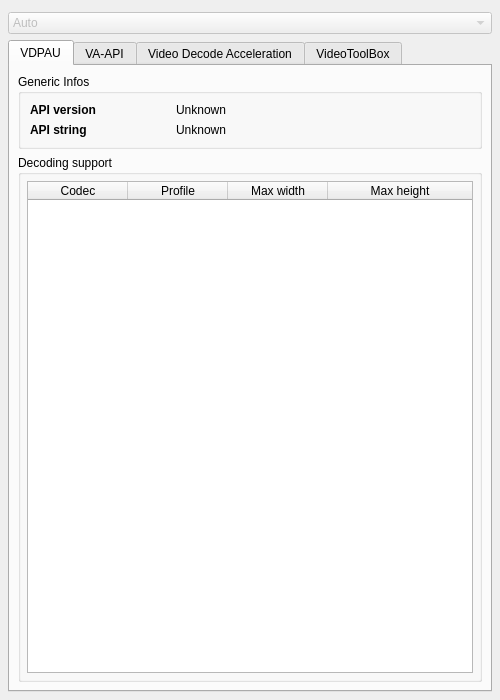
<?xml version="1.0" encoding="UTF-8"?>
<ui version="4.0">
 <class>VideoBackendsUI</class>
 <widget class="QWidget" name="VideoBackendsUI">
  <property name="geometry">
   <rect>
    <x>0</x>
    <y>0</y>
    <width>500</width>
    <height>700</height>
   </rect>
  </property>
  <property name="windowTitle">
   <string>HW API capability checker</string>
  </property>
  <property name="windowIcon">
   <iconset resource="../resources/resources.qrc">
    <normaloff>:/icons/icons/sysprof-icon.svg</normaloff>:/icons/icons/sysprof-icon.svg</iconset>
  </property>
  <layout class="QGridLayout" name="gridLayout">
   <property name="leftMargin">
    <number>8</number>
   </property>
   <property name="topMargin">
    <number>12</number>
   </property>
   <property name="rightMargin">
    <number>8</number>
   </property>
   <property name="bottomMargin">
    <number>8</number>
   </property>
   <item row="0" column="0">
    <widget class="QComboBox" name="comboBox_device_selection">
     <property name="enabled">
      <bool>false</bool>
     </property>
     <item>
      <property name="text">
       <string>Auto</string>
      </property>
     </item>
     <item>
      <property name="text">
       <string>Video Card #0</string>
      </property>
     </item>
     <item>
      <property name="text">
       <string>Processor #0</string>
      </property>
     </item>
    </widget>
   </item>
   <item row="1" column="0">
    <widget class="QTabWidget" name="tabWidget">
     <property name="currentIndex">
      <number>0</number>
     </property>
     <widget class="QWidget" name="tab_vdpau">
      <attribute name="title">
       <string>VDPAU</string>
      </attribute>
      <layout class="QGridLayout" name="gridLayout_3">
       <property name="leftMargin">
        <number>8</number>
       </property>
       <property name="topMargin">
        <number>8</number>
       </property>
       <property name="rightMargin">
        <number>8</number>
       </property>
       <property name="bottomMargin">
        <number>8</number>
       </property>
       <item row="1" column="0">
        <widget class="QGroupBox" name="groupBox_2">
         <property name="title">
          <string>Decoding support</string>
         </property>
         <layout class="QGridLayout" name="gridLayout_4">
          <property name="leftMargin">
           <number>6</number>
          </property>
          <property name="topMargin">
           <number>6</number>
          </property>
          <property name="rightMargin">
           <number>6</number>
          </property>
          <property name="bottomMargin">
           <number>6</number>
          </property>
          <item row="0" column="0">
           <widget class="QTableWidget" name="tableWidget_vdpau_decoding">
            <property name="minimumSize">
             <size>
              <width>0</width>
              <height>256</height>
             </size>
            </property>
            <attribute name="horizontalHeaderStretchLastSection">
             <bool>true</bool>
            </attribute>
            <attribute name="verticalHeaderVisible">
             <bool>false</bool>
            </attribute>
            <column>
             <property name="text">
              <string>Codec</string>
             </property>
            </column>
            <column>
             <property name="text">
              <string>Profile</string>
             </property>
            </column>
            <column>
             <property name="text">
              <string>Max width</string>
             </property>
            </column>
            <column>
             <property name="text">
              <string>Max height</string>
             </property>
            </column>
           </widget>
          </item>
         </layout>
        </widget>
       </item>
       <item row="0" column="0">
        <widget class="QGroupBox" name="groupBox">
         <property name="title">
          <string>Generic Infos</string>
         </property>
         <layout class="QGridLayout" name="gridLayout_2">
          <item row="0" column="1">
           <widget class="QLabel" name="label_vdpau_version">
            <property name="text">
             <string>Unknown</string>
            </property>
            <property name="textInteractionFlags">
             <set>Qt::LinksAccessibleByMouse|Qt::TextSelectableByMouse</set>
            </property>
           </widget>
          </item>
          <item row="1" column="0">
           <widget class="QLabel" name="label_as">
            <property name="font">
             <font>
              <weight>75</weight>
              <bold>true</bold>
             </font>
            </property>
            <property name="text">
             <string>API string</string>
            </property>
           </widget>
          </item>
          <item row="0" column="0">
           <widget class="QLabel" name="label_av">
            <property name="maximumSize">
             <size>
              <width>140</width>
              <height>16777215</height>
             </size>
            </property>
            <property name="font">
             <font>
              <weight>75</weight>
              <bold>true</bold>
             </font>
            </property>
            <property name="text">
             <string>API version</string>
            </property>
           </widget>
          </item>
          <item row="1" column="1">
           <widget class="QLabel" name="label_vdpau_string">
            <property name="text">
             <string>Unknown</string>
            </property>
            <property name="textInteractionFlags">
             <set>Qt::LinksAccessibleByMouse|Qt::TextSelectableByMouse</set>
            </property>
           </widget>
          </item>
         </layout>
        </widget>
       </item>
      </layout>
     </widget>
     <widget class="QWidget" name="tab_vaapi">
      <attribute name="title">
       <string>VA-API</string>
      </attribute>
      <layout class="QVBoxLayout" name="verticalLayout">
       <property name="leftMargin">
        <number>8</number>
       </property>
       <property name="topMargin">
        <number>8</number>
       </property>
       <property name="rightMargin">
        <number>8</number>
       </property>
       <property name="bottomMargin">
        <number>8</number>
       </property>
       <item>
        <widget class="QGroupBox" name="groupBox_4">
         <property name="title">
          <string>Generic Infos</string>
         </property>
         <layout class="QGridLayout" name="gridLayout_6">
          <item row="1" column="0">
           <widget class="QLabel" name="label_as_2">
            <property name="font">
             <font>
              <weight>75</weight>
              <bold>true</bold>
             </font>
            </property>
            <property name="text">
             <string>API string</string>
            </property>
           </widget>
          </item>
          <item row="0" column="0">
           <widget class="QLabel" name="label_av_2">
            <property name="maximumSize">
             <size>
              <width>140</width>
              <height>16777215</height>
             </size>
            </property>
            <property name="font">
             <font>
              <weight>75</weight>
              <bold>true</bold>
             </font>
            </property>
            <property name="text">
             <string>API version</string>
            </property>
           </widget>
          </item>
          <item row="0" column="1">
           <widget class="QLabel" name="label_vaapi_version">
            <property name="text">
             <string>Unknown</string>
            </property>
            <property name="textInteractionFlags">
             <set>Qt::LinksAccessibleByMouse|Qt::TextSelectableByMouse</set>
            </property>
           </widget>
          </item>
          <item row="1" column="1">
           <widget class="QLabel" name="label_vaapi_string">
            <property name="text">
             <string>Unknown</string>
            </property>
            <property name="textInteractionFlags">
             <set>Qt::LinksAccessibleByMouse|Qt::TextSelectableByMouse</set>
            </property>
           </widget>
          </item>
         </layout>
        </widget>
       </item>
       <item>
        <widget class="QGroupBox" name="groupBox_3">
         <property name="title">
          <string>Decoding support</string>
         </property>
         <layout class="QGridLayout" name="gridLayout_5">
          <property name="leftMargin">
           <number>6</number>
          </property>
          <property name="topMargin">
           <number>6</number>
          </property>
          <property name="rightMargin">
           <number>6</number>
          </property>
          <property name="bottomMargin">
           <number>6</number>
          </property>
          <item row="0" column="0">
           <widget class="QTableWidget" name="tableWidget_vaapi_decoding">
            <property name="minimumSize">
             <size>
              <width>0</width>
              <height>256</height>
             </size>
            </property>
            <attribute name="horizontalHeaderStretchLastSection">
             <bool>true</bool>
            </attribute>
            <attribute name="verticalHeaderVisible">
             <bool>false</bool>
            </attribute>
            <column>
             <property name="text">
              <string>Codec</string>
             </property>
            </column>
            <column>
             <property name="text">
              <string>Profile</string>
             </property>
            </column>
            <column>
             <property name="text">
              <string>Max width</string>
             </property>
            </column>
            <column>
             <property name="text">
              <string>Max height</string>
             </property>
            </column>
           </widget>
          </item>
         </layout>
        </widget>
       </item>
      </layout>
     </widget>
     <widget class="QWidget" name="tab_vda">
      <attribute name="title">
       <string>Video Decode Acceleration</string>
      </attribute>
      <layout class="QVBoxLayout" name="verticalLayout_2">
       <property name="leftMargin">
        <number>8</number>
       </property>
       <property name="topMargin">
        <number>8</number>
       </property>
       <property name="rightMargin">
        <number>8</number>
       </property>
       <property name="bottomMargin">
        <number>8</number>
       </property>
       <item>
        <widget class="QGroupBox" name="groupBox_5">
         <property name="title">
          <string>Decoding support</string>
         </property>
         <layout class="QGridLayout" name="gridLayout_7">
          <property name="leftMargin">
           <number>6</number>
          </property>
          <property name="topMargin">
           <number>6</number>
          </property>
          <property name="rightMargin">
           <number>6</number>
          </property>
          <property name="bottomMargin">
           <number>6</number>
          </property>
          <item row="0" column="0">
           <widget class="QTableWidget" name="tableWidget_vda_decoding">
            <property name="minimumSize">
             <size>
              <width>0</width>
              <height>256</height>
             </size>
            </property>
            <attribute name="horizontalHeaderStretchLastSection">
             <bool>true</bool>
            </attribute>
            <attribute name="verticalHeaderVisible">
             <bool>false</bool>
            </attribute>
            <column>
             <property name="text">
              <string>Codec</string>
             </property>
            </column>
            <column>
             <property name="text">
              <string>Profile</string>
             </property>
            </column>
            <column>
             <property name="text">
              <string>Max width</string>
             </property>
            </column>
            <column>
             <property name="text">
              <string>Max height</string>
             </property>
            </column>
           </widget>
          </item>
         </layout>
        </widget>
       </item>
      </layout>
     </widget>
     <widget class="QWidget" name="tab_vtb">
      <attribute name="title">
       <string>VideoToolBox</string>
      </attribute>
      <layout class="QVBoxLayout" name="verticalLayout_3">
       <property name="leftMargin">
        <number>8</number>
       </property>
       <property name="topMargin">
        <number>8</number>
       </property>
       <property name="rightMargin">
        <number>8</number>
       </property>
       <property name="bottomMargin">
        <number>8</number>
       </property>
       <item>
        <widget class="QGroupBox" name="groupBox_6">
         <property name="title">
          <string>Decoding support</string>
         </property>
         <layout class="QGridLayout" name="gridLayout_8">
          <property name="leftMargin">
           <number>6</number>
          </property>
          <property name="topMargin">
           <number>6</number>
          </property>
          <property name="rightMargin">
           <number>6</number>
          </property>
          <property name="bottomMargin">
           <number>6</number>
          </property>
          <item row="0" column="0">
           <widget class="QTableWidget" name="tableWidget_vtb_decoding">
            <property name="minimumSize">
             <size>
              <width>0</width>
              <height>256</height>
             </size>
            </property>
            <attribute name="horizontalHeaderStretchLastSection">
             <bool>true</bool>
            </attribute>
            <attribute name="verticalHeaderVisible">
             <bool>false</bool>
            </attribute>
            <column>
             <property name="text">
              <string>Codec</string>
             </property>
            </column>
            <column>
             <property name="text">
              <string>Profile</string>
             </property>
            </column>
            <column>
             <property name="text">
              <string>Max width</string>
             </property>
            </column>
            <column>
             <property name="text">
              <string>Max height</string>
             </property>
            </column>
           </widget>
          </item>
         </layout>
        </widget>
       </item>
       <item>
        <widget class="QGroupBox" name="groupBox_7">
         <property name="title">
          <string>Encoding support</string>
         </property>
         <layout class="QGridLayout" name="gridLayout_9">
          <property name="leftMargin">
           <number>6</number>
          </property>
          <property name="topMargin">
           <number>6</number>
          </property>
          <property name="rightMargin">
           <number>6</number>
          </property>
          <property name="bottomMargin">
           <number>6</number>
          </property>
          <item row="0" column="0">
           <widget class="QTableWidget" name="tableWidget_vtb_encoding">
            <property name="minimumSize">
             <size>
              <width>0</width>
              <height>256</height>
             </size>
            </property>
            <attribute name="horizontalHeaderStretchLastSection">
             <bool>true</bool>
            </attribute>
            <attribute name="verticalHeaderVisible">
             <bool>false</bool>
            </attribute>
            <column>
             <property name="text">
              <string>Codec</string>
             </property>
            </column>
            <column>
             <property name="text">
              <string>Profile</string>
             </property>
            </column>
            <column>
             <property name="text">
              <string>Max width</string>
             </property>
            </column>
            <column>
             <property name="text">
              <string>Max height</string>
             </property>
            </column>
           </widget>
          </item>
         </layout>
        </widget>
       </item>
      </layout>
     </widget>
    </widget>
   </item>
  </layout>
 </widget>
 <resources>
  <include location="../resources/resources.qrc"/>
 </resources>
 <connections/>
</ui>
